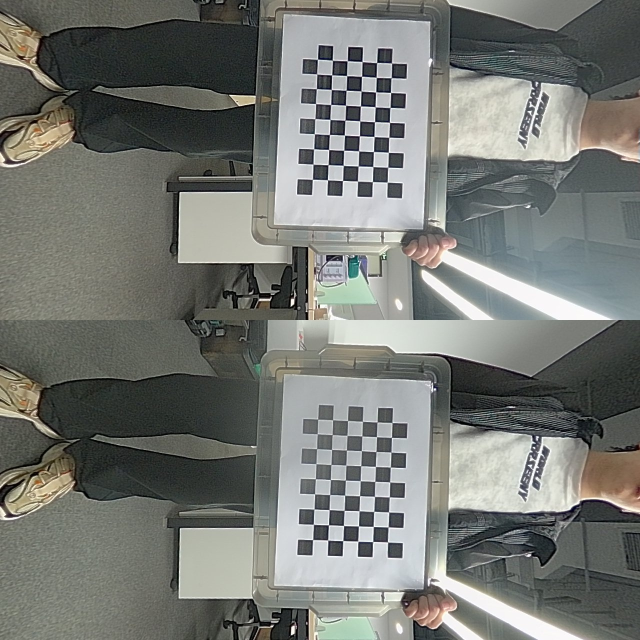
#> input picture calibration_data/GS130W_20260805/gs130w_pairs_20260729_v2/combined/0001.jpg, 1280 x 1280 px (shown at 1/2 size)
$ python -i fingerprint.py   (imports and definitions only)   (older library calls are emulated)
#> lines starting #> are read from the running program, lines starting #| are printed output that depends on the picture
#> further down, picture is the input picture: shape (1280, 1280, 3); mean B, G, R 115.3, 120, 117.6
from __future__ import annotations

from dataclasses import dataclass
from typing import Any, Mapping, Sequence

import cv2
import numpy as np


@dataclass(frozen=True)
class FingerprintMatch:
    point_id: str
    point_name: str
    score: float
    margin: float
    homography: tuple[tuple[float, float, float], ...] | None
    geometry_verified: bool
    diagnostics: Mapping[str, Any]


def frame_fingerprint(image: np.ndarray, max_orb_descriptors: int = 192) -> dict[str, Any]:
#> called with max_orb_descriptors = 192
    if image is None or image.size == 0:
        raise ValueError("cannot fingerprint an empty image")
    height, width = image.shape[:2]
#> height = 1280; width = 1280
    scale = min(1.0, 480.0 / max(height, width))
#> scale = 0.375
    resized = (
        image.copy()
        if scale >= 0.999
        else cv2.resize(
            image,
            (max(1, round(width * scale)), max(1, round(height * scale))),
            interpolation=cv2.INTER_AREA,
        )
    )
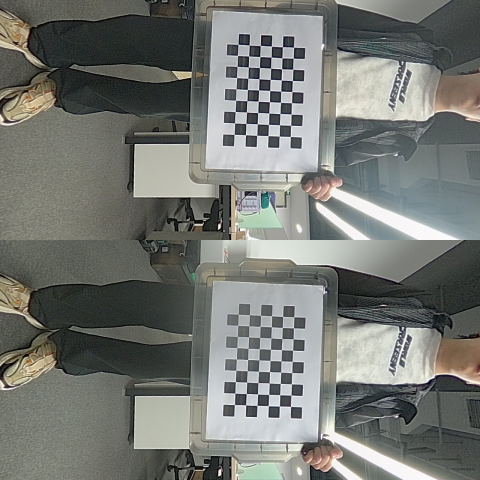
#> resized: shape (480, 480, 3); mean B, G, R 115.3, 120, 117.6
    gray = cv2.cvtColor(resized, cv2.COLOR_BGR2GRAY)
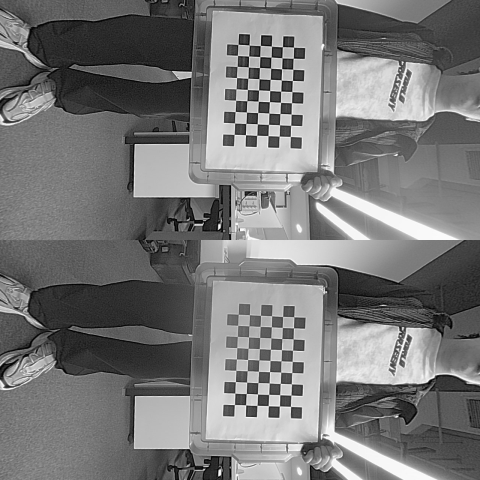
#> gray: shape (480, 480); min 1, max 252, mean 118.8
    hsv = cv2.cvtColor(resized, cv2.COLOR_BGR2HSV)
#> hsv: shape (480, 480, 3); mean H, S, V 62.2, 23.4, 122.1
    hist = cv2.calcHist([hsv], [0, 1], None, [8, 8], [0, 180, 0, 256]).reshape(-1)
#> hist = 64 values, max 78882 at index 8, min 0 at index 22, mean 3600
    hist = hist / max(float(hist.sum()), 1.0)
#> hist = 64 values, max 0.342 at index 8, min 0 at index 22, mean 0.0156
    orb = cv2.ORB_create(
        nfeatures=max(32, int(max_orb_descriptors)),
        scaleFactor=1.2,
        nlevels=8,
        fastThreshold=9,
    )
    keypoints, descriptors = orb.detectAndCompute(gray, None)
#> keypoints = 192 keypoints; strongest (x, y, size): (219, 227, 31), (258, 403, 31), (279, 79, 31), (269, 45, 31)
    if descriptors is None:
        descriptors = np.empty((0, 32), dtype=np.uint8)
        keypoints = []
    return {
        "schema_version": "rdk-patrol-visual-fingerprint/v1",
        "method": "phash_hsv_orb_ransac",
        "frame_width": int(width),
        "frame_height": int(height),
        "descriptor_scale": float(scale),
        "phash": _phash(gray),
        "hsv_hist": [round(float(value), 7) for value in hist.tolist()],
        "orb": {
            "count": int(len(descriptors)),
            "descriptors": [bytes(row.tolist()).hex() for row in descriptors],
            "points": [
                [
                    round(float(point.pt[0]) / max(1, resized.shape[1]), 7),
                    round(float(point.pt[1]) / max(1, resized.shape[0]), 7),
                ]
                for point in keypoints
            ],
        },
    }


class VisualFingerprintMatcher:
    # [20 lines left out: function __init__, not called in this run]

    @property
    def has_anchors(self) -> bool:
        return any(_anchors_for_point(point) for point in self.points)

    # [89 lines left out: functions match, _score_and_geometry, _anchors_for_point, not called in this run]


def _point_id(point: Mapping[str, Any]) -> str:
    return str(point.get("point_id") or point.get("id") or "")


# [17 lines left out: functions _point_name, _image_quality_ok, not called in this run]


def _phash(gray: np.ndarray) -> str:
    small = cv2.resize(gray, (32, 32), interpolation=cv2.INTER_AREA).astype(np.float32)
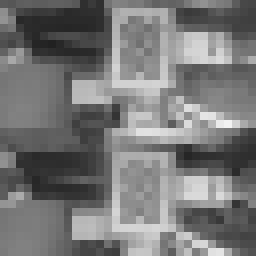
#> small: shape (32, 32) float32 (shown 8 times larger); min 33, max 242, mean 118.8
    low = cv2.dct(small)[:8, :8].reshape(-1)
#> low = 64 values, max 3801.2 at index 0, min -458.8 at index 2, mean 51.93
    threshold = float(np.median(low[1:]))
#> threshold = 0.761
    value = 0
    for bit in (low > threshold).tolist():
        value = (value << 1) | int(bit)
#> this loop made 64 passes
#> (bit, value) on passes 2 to 13: (False, 2), (False, 4), (True, 9), (True, 19), (True, 39), (False, 78), (True, 157), (False, 314), (False, 628), (True, 1257), (True, 2515), (True, 5031)
#> value on pass 1: 1
#> after the loop, value = 11330032044091788106
    return f"{value:016x}"


# [134 lines left out: functions _phash_score, _hist_score, _decode_orb, _orb_geometry, _stable_homography, not called in this run]

>>> import cv2
>>> picture = cv2.imread('../../../calibration_data/GS130W_20260805/gs130w_pairs_20260729_v2/combined/0001.jpg')
>>> result = frame_fingerprint(picture)
#> result = 8 items

$ run again, on calibration_data/GS130W_20260805/gs130w_pairs_20260729_v2/combined/0002.jpg
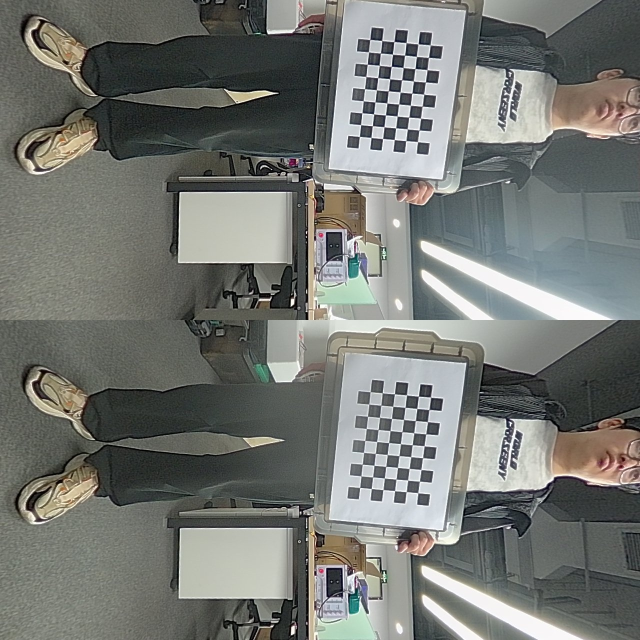
#> input picture calibration_data/GS130W_20260805/gs130w_pairs_20260729_v2/combined/0002.jpg, 1280 x 1280 px (shown at 1/2 size)
#> picture is the input picture: shape (1280, 1280, 3); mean B, G, R 114.3, 118.7, 116.3
#> in frame_fingerprint, `gray = cv2.cvtColor(resized, cv2.COLOR_BGR2GRAY)`:
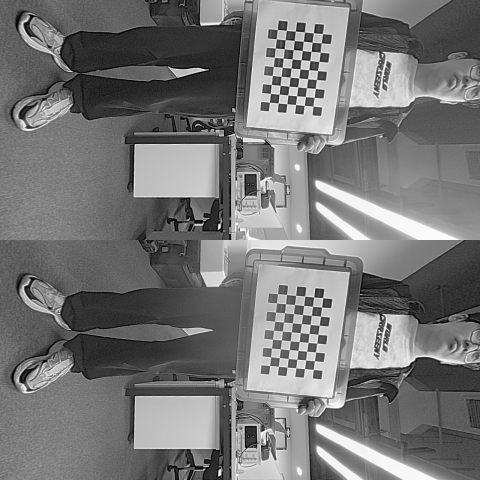
#> gray: shape (480, 480); min 1, max 252, mean 117.5
#> hsv: shape (480, 480, 3); mean H, S, V 61.8, 24.4, 121.3
#> in frame_fingerprint, `hist = cv2.calcHist([hsv], [0, 1], None, [8, 8], [0, 180, 0, 256]).res..`: hist = 64 values, max 78295 at index 8, min 0 at index 22, mean 3600
#> in frame_fingerprint, `hist = hist / max(float(hist.sum()), 1.0)`: hist = 64 values, max 0.34 at index 8, min 0 at index 22, mean 0.0156
#> keypoints = 192 keypoints; strongest (x, y, size): (219, 227, 31), (379, 336, 31), (247, 426, 31), (300, 62, 31)
#> in _phash, `small = cv2.resize(gray, (32, 32), interpolation=cv2.INTER_AREA).astyp..`:
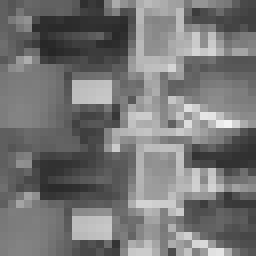
#> small: shape (32, 32) float32 (shown 8 times larger); min 38, max 243, mean 117.5
#> low = 64 values, max 3760.5 at index 0, min -335.4 at index 1, mean 53.67
#> threshold = 3.24
#> the loop in _phash, `for bit in (low > threshold).tolist():` made 64 passes
#> (bit, value) on passes 2 to 9: (False, 2), (False, 4), (True, 9), (True, 19), (False, 38), (True, 77), (True, 155), (False, 310)
#> after the loop in _phash, `for bit in (low > threshold).tolist():`: value = 11185625465367711306
#> result = 8 items

$ run again, on calibration_data/GS130W_20260805/gs130w_pairs_20260729_v2/combined/0004.jpg
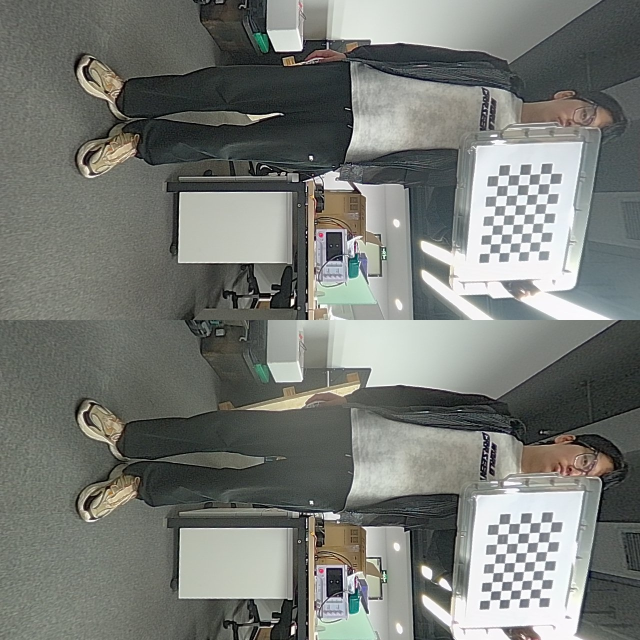
#> input picture calibration_data/GS130W_20260805/gs130w_pairs_20260729_v2/combined/0004.jpg, 1280 x 1280 px (shown at 1/2 size)
#> picture is the input picture: shape (1280, 1280, 3); mean B, G, R 116.4, 121.5, 118.5
#> in frame_fingerprint, `gray = cv2.cvtColor(resized, cv2.COLOR_BGR2GRAY)`:
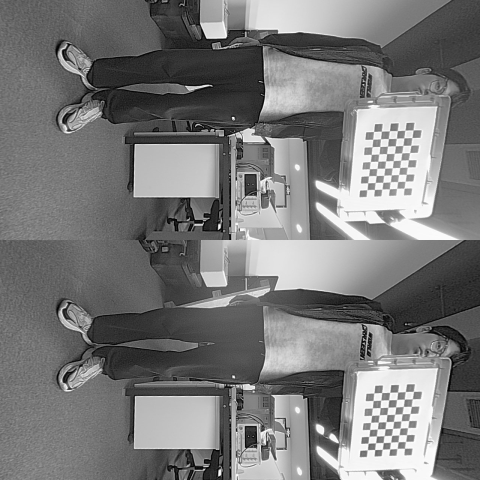
#> gray: shape (480, 480); min 1, max 254, mean 120
#> hsv: shape (480, 480, 3); mean H, S, V 59.7, 22.4, 123.1
#> in frame_fingerprint, `hist = cv2.calcHist([hsv], [0, 1], None, [8, 8], [0, 180, 0, 256]).res..`: hist = 64 values, max 79647 at index 8, min 0 at index 47, mean 3600
#> in frame_fingerprint, `hist = hist / max(float(hist.sum()), 1.0)`: hist = 64 values, max 0.346 at index 8, min 0 at index 47, mean 0.0156
#> keypoints = 192 keypoints; strongest (x, y, size): (219, 227, 31), (218, 225, 31), (225, 37, 31), (247, 426, 31)
#> in _phash, `small = cv2.resize(gray, (32, 32), interpolation=cv2.INTER_AREA).astyp..`:
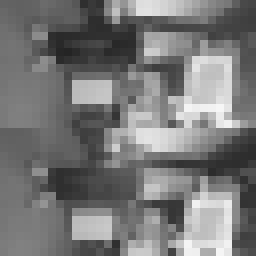
#> small: shape (32, 32) float32 (shown 8 times larger); min 36, max 246, mean 120
#> low = 64 values, max 3840.2 at index 0, min -436.4 at index 24, mean 52.3
#> threshold = -8.53
#> the loop in _phash, `for bit in (low > threshold).tolist():` made 64 passes
#> (bit, value) on passes 2 to 9: (False, 2), (False, 4), (True, 9), (False, 18), (True, 37), (False, 74), (True, 149), (False, 298)
#> after the loop in _phash, `for bit in (low > threshold).tolist():`: value = 10753018500082945733
#> result = 8 items
